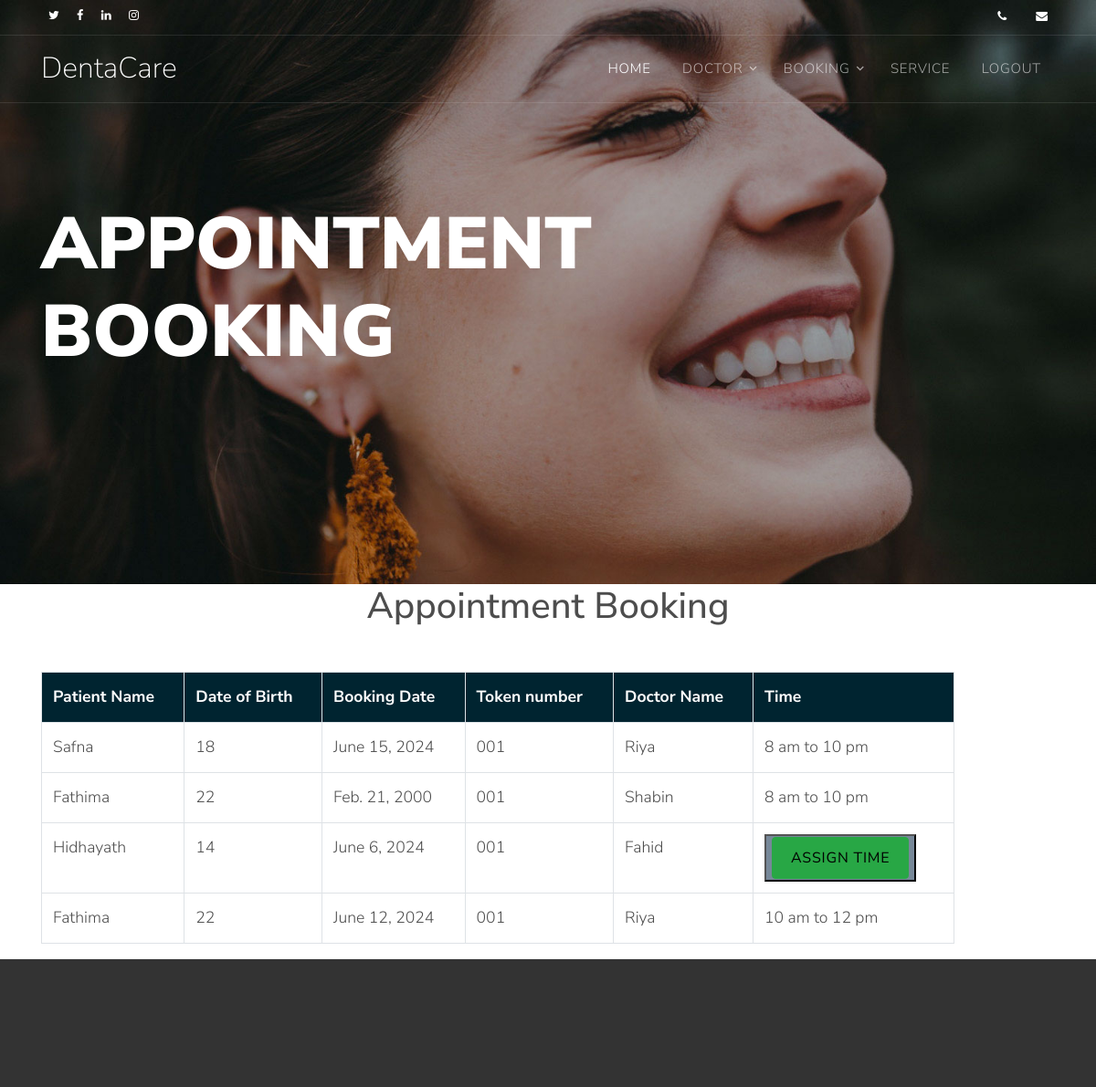
/paid_booking, run on the app's committed database.
### userapp/models.py (models this page shows)
class Appointment(models.Model):
    doctor = models.ForeignKey(Doctor_reg, on_delete=models.CASCADE)
    user = models.ForeignKey(user_reg, on_delete=models.CASCADE)
    generated_at= models.DateField(max_length=100,null=True)
    number= models.CharField(max_length=100,null=True)
    status= models.CharField(max_length=100,null=True)
    payment= models.CharField(max_length=100,null=True)
    time_period= models.CharField(max_length=100,null=True)
    time_status= models.CharField(max_length=100,null=True)
    today= models.DateField(auto_now=True)

### Dental_app/models.py (models this page shows)
class user_reg(models.Model):
    user = models.ForeignKey(User, on_delete=models.CASCADE)
    address = models.CharField(max_length=100,null=True)
    phone_number = models.CharField(max_length=50, null=True)
    dob = models.CharField(max_length=50, null=True)

class Doctor_reg(models.Model):
    user = models.ForeignKey(User, on_delete=models.CASCADE)
    qualification = models.CharField(max_length=50, null=True)
    exp = models.CharField(max_length=50, null=True)
    dob = models.CharField(max_length=50, null=True)
    phone_number = models.CharField(max_length=50, null=True)

### adminapp/views.py (the view)
# urls.py: path('paid_booking',views.paid_booking,name='paid_booking'),
def paid_booking(request):
    book = Appointment.objects.filter(payment='paid')
    return render(request,'admin/paid_booking.html',{'book':book})

### templates/admin/paid_booking.html (shortened to what this page needs)
{% extends "admin/base.html" %}
{% load static %}
{% block content %}
<div class="site-blocks-cover inner-page" style="background-image: url({% static 'images/hero_bg_1.jpg' %});" data-aos="fade" data-stellar-background-ratio="0.5">
    <div class="container">
      <div class="row align-items-center">
        <div class="col-md-7">
          <h1><strong>Appointment Booking</strong> </h1>
        </div>
      </div>
    </div>
  </div>
<div class="page-section">
    <div class="container">
      <h1 class="text-center mb-5 wow fadeInUp">Appointment Booking</h1>
      <table  class="table table-bordered table-striped table-hover" style="background-color: #002633;width: 1000px;">
                                 <th class="success" style="color: white;">Patient Name</th>
                                 <th class="success" style="color: white;">Date of Birth</th>
                                 <th class="success" style="color: white;">Booking Date</th>
                                 <th class="success" style="color: white;">Token number</th>
                                   <th class="success" style="color: white;">Doctor Name</th>
                                   <th class="success" style="color: white;">Time</th>
              {% for i in book %}
                                <tr style="background-color:white;width: 700px;">
                                    <td>{{ i.user.user.first_name}}</td>
                                    <td>{{ i.user.dob}}</td>
                                    <td>{{ i.generated_at}}</td>
                                    <td>{{ i.number}}</td>
                                    <td>{{ i.doctor.user.first_name }}</td>
                                    {% if i.time_status == 'added' %}
                                    <td>{{ i.time_period}}</td>
                                    {% else %}
                                    <td><button style="background-color:lightslategray"><a href="{% url 'Assign_time' i.id %}" class=" btn btn-success" style="color:black">Assign Time</a></button></td>
                                    {% endif %}
                                </tr>
              {% endfor %}
                            </table>
    </div>
  </div>
  {% endblock %}

### static/css/style.css (style rules this page uses)
body { line-height: 1.7; color: #4d4d4d; font-weight: 300; font-size: 1.1rem; font-family: "Nunito Sans", -apple-system, BlinkMacSystemFont, "Segoe UI", Roboto, "Helvetica Neue", Arial, sans-serif, "Apple Color Emoji", "Segoe UI Emoji", "Segoe UI Symbol", "Noto Color Emoji"; }
a { -webkit-transition: .3s all ease; -o-transition: .3s all ease; transition: .3s all ease; }
.btn { text-transform: uppercase; position: relative; -webkit-transition: 0.2s all ease-in-out !important; -o-transition: 0.2s all ease-in-out !important; transition: 0.2s all ease-in-out !important; top: 0; letter-spacing: .05em; padding: 10px 20px; }
.site-blocks-cover { background-size: cover; background-repeat: no-repeat; background-position: top; }
.site-blocks-cover, .site-blocks-cover .row { min-height: 600px; height: calc(100vh); }
.site-blocks-cover.inner-page, .site-blocks-cover.inner-page .row { min-height: 600px; height: calc(80vh); }
.site-blocks-cover h1 { font-weight: 900; color: #fff; text-transform: uppercase; font-size: 3rem; }
.site-blocks-cover h1 strong { font-weight: 900; }
@media (min-width: 768px) { .site-blocks-cover h1 { font-size: 5rem; font-weight: 300; line-height: 1.2; } }

### data on the page
Appointment: user.user.first_name "Safna", user.dob "18", generated_at "June 15, 2024", number "001", doctor.user.first_name "Riya", time_period "8 am to 10 pm"
Appointment: user.user.first_name "Fathima", user.dob "22", generated_at "Feb. 21, 2000", number "001", doctor.user.first_name "Shabin", time_period "8 am to 10 pm"
Appointment: user.user.first_name "Hidhayath", user.dob "14", generated_at "June 6, 2024", number "001", doctor.user.first_name "Fahid", time_status "ASSIGN TIME"
Appointment: user.user.first_name "Fathima", user.dob "22", generated_at "June 12, 2024", number "001", doctor.user.first_name "Riya", time_period "10 am to 12 pm"
